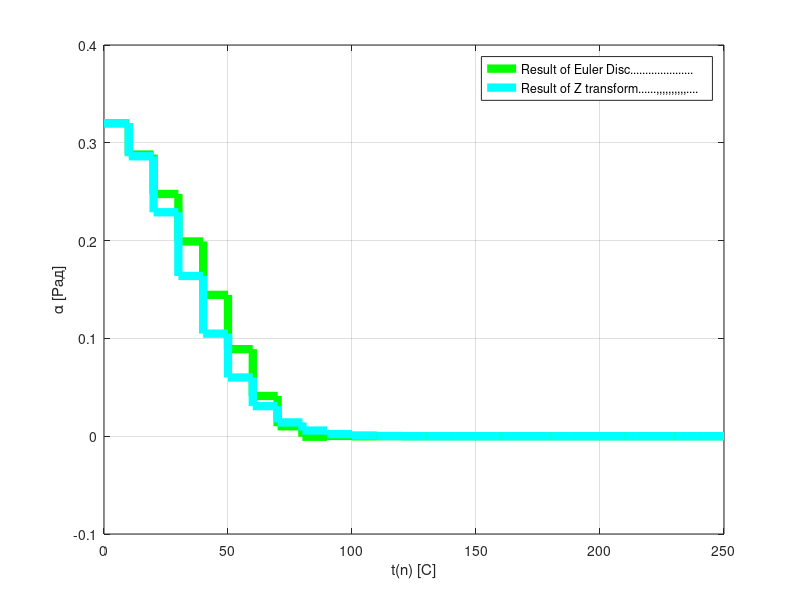

Here is the MATLAB script that generated this plot: (Note: this script raises an error after producing the figure.)
clc;
clear;
close all;

% Atmospher Characteristics
g = 3.9; rho = 0.019;    % Atmospher
r = 1.25; S = pi*r^2; L = 2;             % Sizing
m = 576; Ix = 270; Iz = 443; Ixd= Ix/Iz; II = Iz; % Inertia

% Assumptions
 Cxv = 0.04; epsilon = 0.3; % epsilon 0.02 changes the shape of convergence
mzn0 = -0.0001;  mz1 = 0.1;   my0f = 0.2;    mz0f = 0.2; 
 Cx1 = 0.9;      Cy1 = 0.9; dzdash = 0.05; dydash = 0.05;
Ixzd = 0.01; Ixyd = 0.01;

% Assumptions
Cxv = 0.04; 
mxw = 0.00001;

% Controller
aa = 0.8; ba = 1; aw = 0.8; bw = 1;  % these values changes the alphaz, wxz solutions    
Ka = sqrt(aa/ba); 
hv = 0.5;    % Step of speed equation. 
ht = 0.5;    % Step of theta equation.
hh = 0.5;    % Step of height. 
ha = 0.3;
hw = 0.3;

% Initial Conditions
alphag(1) = 0.32; wxg(1) = 0.24;
alpha1(1) = 0.32; wx1(1) = 0.24;
alphaz1(1)= 0.32; wxz1(1) = 0.24;
V(1) = 3500; theta(1) = -0.017; h(1) = 1e5;
Eps = 0.01; ea = 0.1; ew = 0.1;

k = 0;
for i = 0:10:250
          k = k + 1; ii(k) = i;
% Using Euler           
           q = 0.5*rho*V(k)^2;
      V(k+1) = V(k) - hv*(Cxv*q*S/m + g*sin(theta(k)));
  theta(k+1) = theta(k) - ht*g*sin(theta(k))/V(k);
      h(k+1) = h(k) + hh*V(k)*sin(theta(k));     
      
 alpha1(k+1) = alpha1(k)*(1-ea);
    wx1(k+1) = wx1(k)*(1-ew);
    
% control in the given system
  w = sqrt(-mzn0*q*S*L/II);
m1a = -(w^2/mz1)*my0f - Ixzd*wxg(k)^2;
m2a = -(w^2/mz1)*mz0f - Ixyd*wxg(k)^2;
mad = sqrt(m1a^2+m2a^2);
theta1 = asin(m1a/mad);

         fw = mxw*q*S^2*L*wxz1(k)/(Ixd*V(k));
      uw(k) = -(fw+sqrt(fw^2+aw/bw))*wxz1(k);
      ua(k) = -sqrt(aa/ba)*alphaz1(k);
alphag(k+1) = alphag(k) + ha*(epsilon*mxw*q*S^2*L*wxg(k)/(Ixd*V(k)) + epsilon*uw(k));
   wxg(k+1) = wxg(k) + hw*(-epsilon*mad*cos(theta(k)+theta1)*wxg(k)/Ixd + epsilon*ua(k));

% Using Variable Step
if abs(alpha1(k+1)-alpha1(k)) < Eps; ea = ea;
else, ea = 1.4*ea; end

if abs(wx1(k+1)-wx1(k)) < Eps; ew = ew;
else; ew = 1.3*ew; end

iiz(k) = i;
% Using Inverse Z:
          Kw = sqrt((mxw*q*S^2*L/(Ixd*V(k)))^2+aw/bw);
alphaz1(k+1) = alphaz1(k)*(-Ka)^k;
   wxz1(k+1) = wxz1(k)*(-Kw)^k;
end

% % Charting
% figure; %plot(ii,alpha(1:end-1)); 
%         hold on; title('\alpha'); grid on; box on; xlabel('t[s]'); ylabel('\alpha [rad]')
%         stairs(ii,alpha1(1:end-1),'linewidth',2); 
%         stairs(ii,abs(alphaz1(1:end-1)),'linewidth',2); hold off; 
%         legend('Result of Euler Disc.','Result of Z transform')
% figure; %plot(ii,wx(1:end-1)); 
%         hold on; title('\omega'); grid on; box on; xlabel('t[s]'); ylabel('\omega [1/s]')
%         stairs(ii,wx1(1:end-1),'linewidth',2);
%         stairs(ii,abs(wxz1(1:end-1)),'linewidth',2); hold off; 
%         legend('Result of Euler Disc.','Result of Z transform')
% 
% figure; bar(ii,abs(alphaz1(1:end-1))-alpha1(1:end-1)); title('\alpha Solution accuracy') 
%         grid on; box on; xlabel('t[s]'); ylabel('\delta\alpha [rad]')
% figure; bar(ii,abs(wxz1(1:end-1))-wx1(1:end-1)); title('\omega Solution accuracy') 
%         grid on; box on; xlabel('t[s]'); ylabel('\delta\omega [rad/cek]')
%         

% Charting
figure; %plot(ii,alpha(1:end-1)); 
        hold on; grid on; box on;
        xlabel('t(n) [C]'); 
        ylabel('\alpha [Рад]')
        stairs(ii,alpha1(1:end-1),'g','linewidth',6); 
        stairs(iiz,abs(alphaz1(1:end-1)),'c','linewidth',6); hold off; 
%         stairs(ii,abs(alphag(1:end-1)),'c','linewidth',6); hold off;         
        legend('Result of Euler Disc.....................',...
               'Result of Z transform......,,,,,,,,,,....')
        ax = gca; ax.GridLineStyle = ':'; ax.GridAlpha = 0.7; ax.FontSize = 20; ax.FontWeight= 'bold'; ax.LineWidth = 0.8; 
        ax.XAxis.LineWidth = 4; ax.YAxis.LineWidth = 4;
        yticks([0.00 0.05 0.10 0.15 0.20 0.25 0.30 0.35])
        yticklabels({'0.00', '0.05', '0.10', '0.15', '0.20', '0.25', '0.30', '0.35'})
        ax.YLim = [0.00 0.35];
        
figure; %plot(ii,wx(1:end-1)); 
        hold on; grid on; box on; 
        xlabel('t(n) [C]'); 
        ylabel('\omega [1/C]');
        stairs(ii,wx1(1:end-1),'g','linewidth',6);
        stairs(iiz,abs(wxz1(1:end-1)),'c','linewidth',6); hold off; 
%         stairs(ii,abs(wxg(1:end-1)),'c','linewidth',6); hold off;         
        legend('Result of Euler Disc......................',...
               'Result of Z transform.....................')
        ax = gca; ax.GridLineStyle = ':'; ax.GridAlpha = 0.7; ax.FontSize = 20; ax.FontWeight= 'bold'; ax.LineWidth = 0.8; 
        ax.XAxis.LineWidth = 4; ax.YAxis.LineWidth = 4;
        yticks([0.00 0.05 0.10 0.15 0.20 0.25])
        ax.YLim = [0.00 0.25];

%% In the given system        
% figure; 
%         grid on; box on; xlabel('t(n) [C]'); ylabel('\alpha [Рад]')
%         stairs(ii,abs(alphag(1:end-1)),'c','linewidth',6); hold off;         
%         ax = gca; ax.GridLineStyle = ':'; ax.GridAlpha = 0.7; ax.FontSize = 20; ax.FontWeight= 'bold'; ax.LineWidth = 0.8; 
%         ax.XAxis.LineWidth = 4; ax.YAxis.LineWidth = 4;
%         
% figure;  
%         grid on; box on; xlabel('t(n) [C]'); ylabel('\omega [1/C]');
%         stairs(ii,abs(wxg(1:end-1)),'c','linewidth',6);       
%         ax = gca; ax.GridLineStyle = ':'; ax.GridAlpha = 0.7; ax.FontSize = 20; ax.FontWeight= 'bold'; ax.LineWidth = 0.8; 
%         ax.XAxis.LineWidth = 4; ax.YAxis.LineWidth = 4;

%% The controls
figure; 
        stairs(ii,-abs(ua),'g','linewidth',6); hold off;         
        ax = gca; ax.GridLineStyle = ':'; ax.GridAlpha = 0.7; ax.FontSize = 20; ax.FontWeight= 'bold'; ax.LineWidth = 0.8; 
        ax.XAxis.LineWidth = 4; ax.YAxis.LineWidth = 4; hold on 
        stairs(ii,-abs(uw),'b','linewidth',6); hold off 
        grid on; box on; xlabel('t(n) [C]'); ylabel('\alpha [Рад]')
        yticks([-0.3 -0.25 -0.20 -0.15 -0.10 -0.05 0])
        yticklabels({'-0.30', '-0.25', '-0.20', '-0.15', '-0.10', '-0.05', '0'})
        legend('U\alpha',...
               'U\omegaz')
%%
% figure; bar(ii,abs(alphaz1(1:end-1))-alpha1(1:end-1));
%         grid on; box on; 
%         xlabel('t(n) [C]'); 
%         ylabel('\delta\alpha [рад]')
%         ax = gca; ax.GridLineStyle = ':'; ax.GridAlpha = 0.7; ax.FontSize = 16; ax.FontWeight= 'bold'; ax.LineWidth = 0.8; 
%         ax.XAxis.LineWidth = 2; ax.YAxis.LineWidth = 2;
%         yticks([-0.04 -0.03 -0.02 -0.01 0.01])
%         ax.YLim = [-0.04 0.01];

% figure; bar(ii,abs(wxz1(1:end-1))-wx1(1:end-1));
%         grid on; box on; 
%         xlabel('t(n) [C]'); 
%         ylabel('\delta\omega [1/C]')
%         ax = gca; ax.GridLineStyle = ':'; ax.GridAlpha = 0.7; ax.FontSize = 16; ax.FontWeight= 'bold'; ax.LineWidth = 0.8; 
%         ax.XAxis.LineWidth = 2; ax.YAxis.LineWidth = 2;
%         yticks([-0.01 -0.005 0.005 0.01])
%         ax.YLim = [-0.01 0.01];
        
                
        
        
        